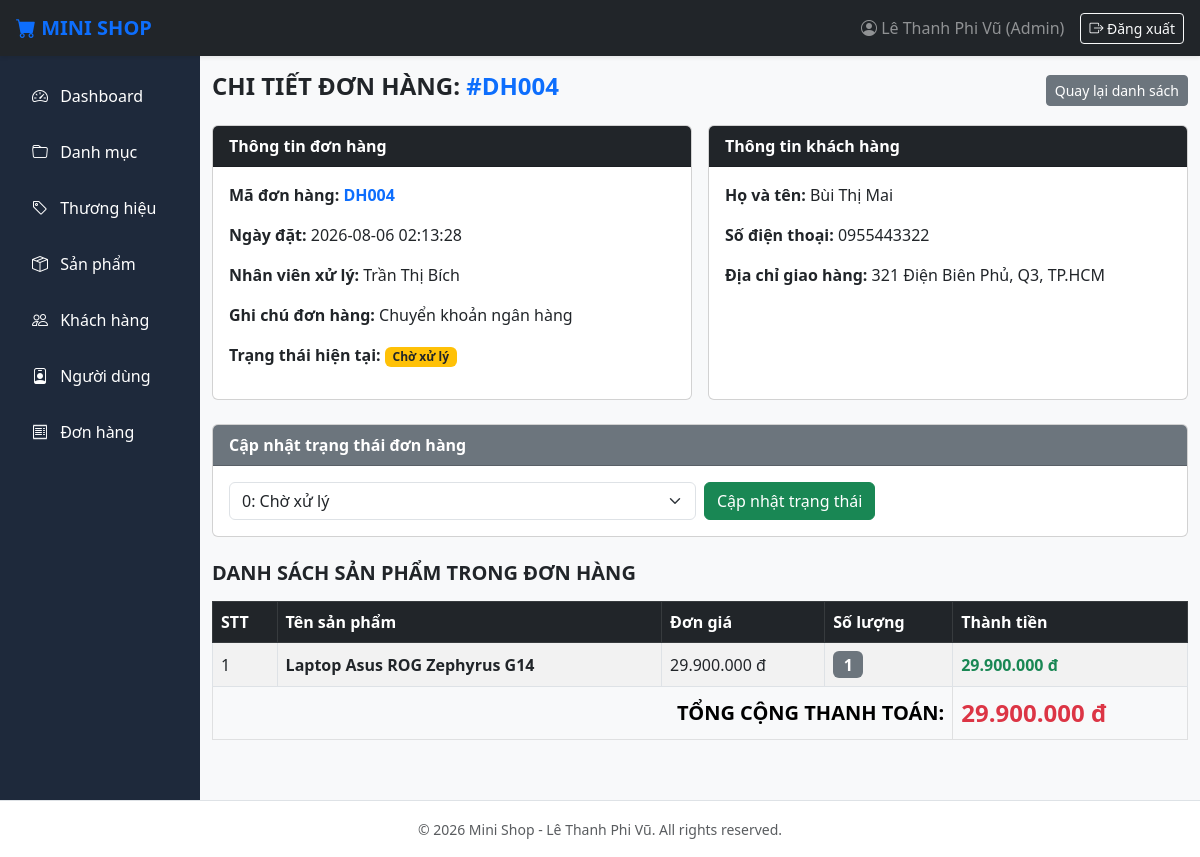
/views/admin/orders/detail.php?id=4, run on the app's committed database.
### tables this page shows
CREATE TABLE `orders` (
  `id` INT AUTO_INCREMENT PRIMARY KEY,
  `customer_id` INT NOT NULL,
  `user_id` INT DEFAULT NULL,
  `order_code` VARCHAR(30) NOT NULL UNIQUE,
  `total_amount` DECIMAL(12,2) DEFAULT 0,
  `note` TEXT DEFAULT NULL,
  `status` TINYINT DEFAULT 0 COMMENT '0: Chờ xử lý, 1: Hoàn thành, 2: Hủy',
  `created_at` DATETIME DEFAULT CURRENT_TIMESTAMP,
  `updated_at` DATETIME DEFAULT CURRENT_TIMESTAMP ON UPDATE CURRENT_TIMESTAMP,
  FOREIGN KEY (`customer_id`) REFERENCES `customers`(`id`) ON DELETE CASCADE,
  FOREIGN KEY (`user_id`) REFERENCES `users`(`id`) ON DELETE SET NULL
);

CREATE TABLE `users` (
  `id` INT AUTO_INCREMENT PRIMARY KEY,
  `fullname` VARCHAR(100) NOT NULL,
  `username` VARCHAR(50) NOT NULL UNIQUE,
  `password` VARCHAR(255) NOT NULL,
  `email` VARCHAR(100) NOT NULL,
  `phone` VARCHAR(20) DEFAULT NULL,
  `address` VARCHAR(255) DEFAULT NULL,
  `role` TINYINT DEFAULT 0 COMMENT '0: Nhân viên, 1: Quản trị',
  `status` TINYINT DEFAULT 1,
  `created_at` DATETIME DEFAULT CURRENT_TIMESTAMP,
  `updated_at` DATETIME DEFAULT CURRENT_TIMESTAMP ON UPDATE CURRENT_TIMESTAMP
);

CREATE TABLE `customers` (
  `id` INT AUTO_INCREMENT PRIMARY KEY,
  `fullname` VARCHAR(100) NOT NULL,
  `phone` VARCHAR(20) NOT NULL,
  `email` VARCHAR(100) DEFAULT NULL,
  `address` VARCHAR(255) DEFAULT NULL,
  `note` TEXT DEFAULT NULL,
  `status` TINYINT DEFAULT 1,
  `created_at` DATETIME DEFAULT CURRENT_TIMESTAMP,
  `updated_at` DATETIME DEFAULT CURRENT_TIMESTAMP ON UPDATE CURRENT_TIMESTAMP
);

CREATE TABLE `order_details` (
  `id` INT AUTO_INCREMENT PRIMARY KEY,
  `order_id` INT NOT NULL,
  `product_id` INT NOT NULL,
  `quantity` INT NOT NULL DEFAULT 1,
  `price` DECIMAL(10,2) NOT NULL,
  `subtotal` DECIMAL(12,2) NOT NULL,
  `created_at` DATETIME DEFAULT CURRENT_TIMESTAMP,
  FOREIGN KEY (`order_id`) REFERENCES `orders`(`id`) ON DELETE CASCADE,
  FOREIGN KEY (`product_id`) REFERENCES `products`(`id`) ON DELETE CASCADE
);

CREATE TABLE `products` (
  `id` INT AUTO_INCREMENT PRIMARY KEY,
  `category_id` INT NOT NULL,
  `brand_id` INT NOT NULL,
  `proname` VARCHAR(200) NOT NULL,
  `slug` VARCHAR(150) NOT NULL UNIQUE,
  `price` DECIMAL(10,0) NOT NULL,
  `discount_price` DECIMAL(10,0) NOT NULL,
  `quantity` INT DEFAULT 0,
  `image` VARCHAR(255) DEFAULT NULL,
  `description` TEXT DEFAULT NULL,
  `status` TINYINT DEFAULT 1,
  `created_at` DATETIME DEFAULT CURRENT_TIMESTAMP,
  `updated_at` DATETIME DEFAULT CURRENT_TIMESTAMP ON UPDATE CURRENT_TIMESTAMP,
  FOREIGN KEY (`category_id`) REFERENCES `categories`(`id`) ON DELETE CASCADE,
  FOREIGN KEY (`brand_id`) REFERENCES `brands`(`id`) ON DELETE CASCADE
);

### config/Database.php (called while the page is built, shortened)
<?php
class Database
{
    protected string $host = "localhost";
    protected string $database = "lethanhphivu_database";
    protected string $username = "root";
    protected string $password = "";
    protected function connect(): void
    {
        $this->conn = new mysqli($this->host, $this->username, $this->password, $this->database);
    }
}

### dao/OrderDAO.php (called while the page is built, shortened)
<?php
require_once __DIR__ . "/BaseDAO.php";
class OrderDAO extends BaseDAO
{
    public function findByIdWithJoin(int $id): ?array
    {
        try {
            $sql = "SELECT o.*, c.fullname AS customer_name, c.phone AS customer_phone, c.address AS customer_address, u.fullname AS user_name
                    FROM orders o
                    LEFT JOIN customers c ON o.customer_id = c.id
                    LEFT JOIN users u ON o.user_id = u.id
                    WHERE o.id = ?";
            $stmt = $this->prepare($sql);
            $stmt->bind_param("i", $id);
            $stmt->execute();
            $result = $stmt->get_result();
            if ($row = $result->fetch_assoc()) {
                return $row;
            }
        } catch (Exception $e) {
            throw $e;
        }
        return null;
    }
    public function getOrderDetails(int $orderId): array
    {
        $list = [];
        try {
            $sql = "SELECT od.*, p.proname, p.image
                    FROM order_details od
                    INNER JOIN products p ON od.product_id = p.id
                    WHERE od.order_id = ?";
            $stmt = $this->prepare($sql);
            $stmt->bind_param("i", $orderId);
            $stmt->execute();
            $result = $stmt->get_result();
            while ($row = $result->fetch_assoc()) {
                $list[] = $row;
            }
        } catch (Exception $e) {
            throw $e;
        }
        return $list;
    }
}

### dao/BaseDAO.php (called while the page is built, shortened)
<?php
require_once __DIR__ . "/../config/Database.php";
class BaseDAO extends Database
{
    protected function prepare(string $sql): mysqli_stmt|false
    {
        return $this->conn->prepare($sql);
    }
}

### views/admin/orders/detail.php (the view, shortened to what this page needs)
<?php
require_once __DIR__ . "/../../../dao/OrderDAO.php";
$dao = new OrderDAO();
$id = (int)($_GET['id'] ?? 0);
$order = $dao->findByIdWithJoin($id);
$details = $dao->getOrderDetails($id);
?>
<div class="d-flex justify-content-between align-items-center mb-3">
    <h4 class="fw-bold">CHI TIẾT ĐƠN HÀNG: <span class="text-primary">#<?= htmlspecialchars($order['order_code']) ?></span></h4>
    <a href="index.php" class="btn btn-secondary btn-sm">Quay lại danh sách</a>
</div>
<div class="row g-3 mb-4">
    <div class="col-md-6">
        <div class="card h-100">
            <div class="card-header bg-dark text-white fw-bold">Thông tin đơn hàng</div>
            <div class="card-body">
                <p><strong>Mã đơn hàng:</strong> <span class="text-primary fw-bold"><?= htmlspecialchars($order['order_code']) ?></span></p>
                <p><strong>Ngày đặt:</strong> <?= $order['created_at'] ?></p>
                <p><strong>Nhân viên xử lý:</strong> <?= htmlspecialchars($order['user_name'] ?? 'Chưa phân công') ?></p>
                <p><strong>Ghi chú đơn hàng:</strong> <?= htmlspecialchars($order['note'] ?? 'Không có') ?></p>
                <p>
                    <strong>Trạng thái hiện tại:</strong>
                    <?php if ($order['status'] == 1): ?>
                        <span class="badge bg-success">Đã xác nhận</span>
                    <?php elseif ($order['status'] == 2): ?>
                        <span class="badge bg-info text-dark">Đang giao</span>
                    <?php elseif ($order['status'] == 3): ?>
                        <span class="badge bg-primary">Hoàn thành</span>
                    <?php elseif ($order['status'] == 4): ?>
                        <span class="badge bg-danger">Đã hủy</span>
                    <?php else: ?>
                        <span class="badge bg-warning text-dark">Chờ xử lý</span>
                    <?php endif; ?>
                </p>
            </div>
        </div>
    </div>
    <div class="col-md-6">
        <div class="card h-100 mb-3">
            <div class="card-header bg-dark text-white fw-bold">Thông tin khách hàng</div>
            <div class="card-body">
                <p><strong>Họ và tên:</strong> <?= htmlspecialchars($order['customer_name'] ?? 'N/A') ?></p>
                <p><strong>Số điện thoại:</strong> <?= htmlspecialchars($order['customer_phone'] ?? 'N/A') ?></p>
                <p><strong>Địa chỉ giao hàng:</strong> <?= htmlspecialchars($order['customer_address'] ?? 'N/A') ?></p>
            </div>
        </div>
    </div>
</div>
<div class="card mb-4">
    <div class="card-header bg-secondary text-white fw-bold">Cập nhật trạng thái đơn hàng</div>
    <div class="card-body">
        <form method="POST" class="row g-2 align-items-center">
            <div class="col-md-6">
                <select name="status" class="form-select">
                    <option value="0" <?= $order['status'] == 0 ? 'selected' : '' ?>>0: Chờ xử lý</option>
                </select>
            </div>
            <div class="col-auto">
                <button class="btn btn-success">Cập nhật trạng thái</button>
            </div>
        </form>
    </div>
</div>
<h5 class="fw-bold mb-3">DANH SÁCH SẢN PHẨM TRONG ĐƠN HÀNG</h5>
<table class="table table-bordered table-striped align-middle mb-4">
    <thead class="table-dark">
        <tr>
            <th>STT</th>
            <th>Tên sản phẩm</th>
            <th>Đơn giá</th>
            <th>Số lượng</th>
            <th>Thành tiền</th>
        </tr>
    </thead>
    <tbody>
        <?php $stt = 1; $total = 0; foreach ($details as $d): $total += $d['subtotal']; ?>
        <tr>
            <td><?= $stt++ ?></td>
            <td class="fw-bold"><?= htmlspecialchars($d['proname']) ?></td>
            <td><?= number_format($d['price'], 0, ',', '.') ?> đ</td>
            <td><span class="badge bg-secondary fs-6"><?= $d['quantity'] ?></span></td>
            <td class="fw-bold text-success"><?= number_format($d['subtotal'], 0, ',', '.') ?> đ</td>
        </tr>
        <?php endforeach; ?>
    </tbody>
    <tfoot>
        <tr class="table-light">
            <th colspan="4" class="text-end text-uppercase fw-bold fs-5">Tổng cộng thanh toán:</th>
            <th class="text-danger fw-bold fs-4"><?= number_format($order['total_amount'] > 0 ? $order['total_amount'] : $total, 0, ',', '.') ?> đ</th>
        </tr>
    </tfoot>
</table>
<?php
include __DIR__ . "/../layouts/master.php";
?>

### views/admin/layouts/header.php (style rules this page uses)
body { font-family: system-ui, -apple-system, sans-serif; background-color: #f8f9fa; }

### data on the page
orders: order_code "DH004", created_at "2026-08-06 02:13:28", user.fullname "Trần Thị Bích", note "Chuyển khoản ngân hàng", customer.fullname "Bùi Thị Mai", customer.phone "0955443322", customer.address "321 Điện Biên Phủ, Q3, TP.HCM", status "0: Chờ xử lý", total_amount "29.900.000"
order_details: product.proname "Laptop Asus ROG Zephyrus G14", price "29.900.000", quantity "1", subtotal "29.900.000"
